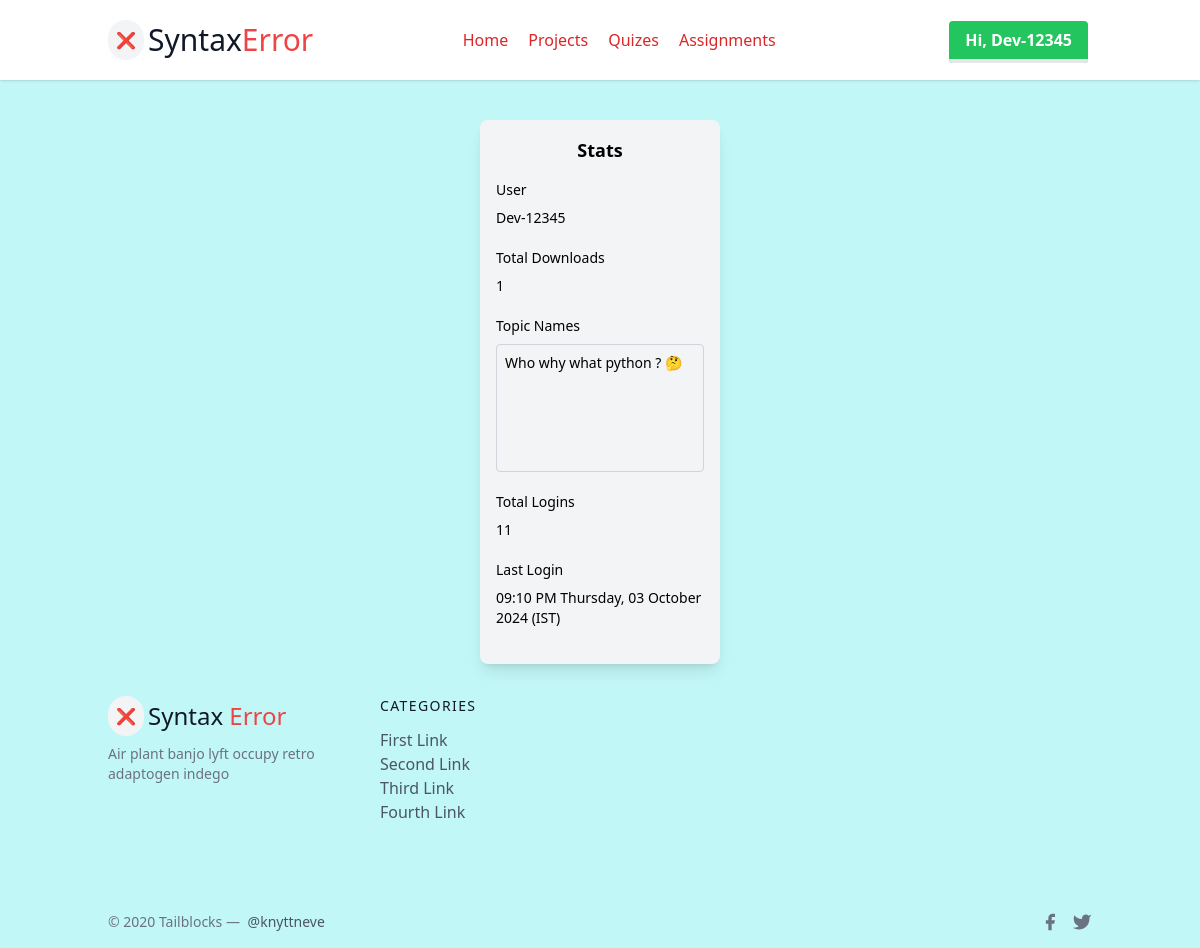
The page /view-stats/ (signed in) on the database its author committed.
### all_apps/users/models.py (models this page shows, shortened)
class Stats(models.Model):
    profile = models.OneToOneField(Profile, on_delete=models.CASCADE)  # One-to-One relationship with Profile
    total_downloads = models.IntegerField(null=True, default=0)
    topic_names = models.TextField(null=True, blank=True)
    total_logins = models.IntegerField(null=True, default=0)
    last_login = models.CharField(null=True, blank=True,max_length=200)

class Profile(models.Model):
    user = models.OneToOneField(User, on_delete=models.CASCADE)
    image = models.ImageField(upload_to='profile_images/', default='profile_images/default.jpg')
    full_name = models.CharField(max_length=20, null=True, blank=True)
    email = models.EmailField(null=True)
    bio = models.TextField(null=True, blank=True)
    phone = models.CharField(max_length=15, null=True, blank=True)
    facebook = models.CharField(max_length=500, null=True, blank=True)
    github = models.CharField(max_length=500, null=True, blank=True)
    linkedin = models.CharField(max_length=500, null=True, blank=True)
    insta = models.CharField(max_length=500, null=True, blank=True)
    twitter = models.CharField(max_length=500, null=True, blank=True)

### all_apps/users/views.py (the view)
# urls.py: path('view-stats/', view_stats, name='view-stats'),
def view_stats(request):
    stats = Stats.objects.get(profile__user=request.user)
    return render(request, 'stats.html', {'stats': stats})

### all_apps/users/templates/stats.html
{% extends "base.html" %}
{% block content %}
<div class="flex justify-center mt-10">
    <div class="bg-gray-100 w-1/5 rounded-lg shadow-lg">
        <div class="p-4">
            <h2 class="text-lg font-semibold text-center mb-4">Stats</h2>
            <div class="mb-5">
                <label class="block mb-2 text-sm font-medium text-black-900 dark:text-black">User</label>
                <p class="text-sm text-black-700">{{ stats.profile.user.username }}</p>
            </div>
            <div class="mb-5">
                <label class="block mb-2 text-sm font-medium text-black-900 dark:text-black">Total Downloads</label>
                <p class="text-sm text-black-700">{{ stats.total_downloads }}</p>
            </div>
            <div class="mb-5">
                <label class="block mb-2 text-sm font-medium text-black-900 dark:text-black">Topic Names</label>
                <div class="text-sm text-black-700 h-32 overflow-y-auto p-2 border border-gray-300 rounded">
                    {{ stats.topic_names }}
                </div>
            </div>
            <div class="mb-5">
                <label class="block mb-2 text-sm font-medium text-black-900 dark:text-black">Total Logins</label>
                <p class="text-sm text-black-700">{{ stats.total_logins }}</p>
            </div>
            <div class="mb-5">
                <label class="block mb-2 text-sm font-medium text-black-900 dark:text-black">Last Login</label>
                <p class="text-sm text-black-700">{{ stats.last_login }}</p>
            </div>
        </div>
    </div>
</div>
{% endblock content %}

### templates/base.html (shortened to what this page needs)
{% load static %}
<!doctype html>
<html>
<head>
  <script src="https://cdn.tailwindcss.com"></script>
</head>
<body style="background-color:rgb(194, 247, 247);">
<header class="text-gray-600 body-font bg-white shadow sticky w-full top-0">
  <div class="container mx-auto flex flex-wrap p-5 flex-col md:flex-row items-center">
    <a class="flex title-font font-medium items-center  text-gray-900 mb-4 md:mb-0">
      <span class="bg-gray-100 rounded-full p-2">❌</span>
      <span class="ml-1 text-2xl sm:text-xl md:text-3xl">Syntax<span class="text-red-500">Error</span></span>
    </a>
    <nav class="md:ml-auto md:mr-auto flex flex-wrap items-center text-base justify-center">
      <a href="{% url 'home' %}" class="mr-5 hover:text-gray-900 text-red-600">Home</a>
      <a href="{% url "all-projects" %}" class="mr-5 hover:text-gray-900 text-red-600">Projects</a>
      <a href="#" class="mr-5 hover:text-gray-900 text-red-600">Quizes</a>
      <a href="{% url 'all-assignment' %}" class="mr-5 hover:text-gray-900 text-red-600">Assignments</a>
    </nav>
    {% if request.user.is_authenticated %}
    <a href="{% url 'profile' %}">
      <span class="bg-green-500 m-1 hover:bg-blue-400 text-white font-bold py-2 px-4 border-b-4  hover:border-blue-500 rounded"> Hi, {{ request.user.username }} </span>
    </a>
    {% endif %}
  </div>
</header>
{% block content %}
{% endblock content %}
<footer class="text-gray-600 body-font">
  <div class="container px-5 py-8 mx-auto flex flex-wrap md:flex-nowrap flex-col sm:flex-row">
    <div class="w-64 flex-shrink-0 md:mx-0 mx-auto text-center md:text-left">
      <a class="flex title-font font-medium items-center justify-center md:justify-start text-gray-900">
        <span class="bg-gray-100 rounded-full p-2">❌</span>
        <span class="ml-1 text-2xl">Syntax <span class="text-red-500">Error</span></span>
      </a>
      <p class="mt-2 text-sm text-gray-500">Air plant banjo lyft occupy retro adaptogen indego</p>
    </div>
    <div class="flex-grow flex flex-wrap justify-center md:justify-start mt-10 md:mt-0">
      <div class="lg:w-1/4 md:w-1/2 px-4">
        <h2 class="title-font font-medium text-gray-900 tracking-widest text-sm mb-3">CATEGORIES</h2>
        <nav class="list-none mb-10">
          <li><a class="text-gray-600 hover:text-gray-800">First Link</a></li>
          <li><a class="text-gray-600 hover:text-gray-800">Second Link</a></li>
          <li><a class="text-gray-600 hover:text-gray-800">Third Link</a></li>
          <li><a class="text-gray-600 hover:text-gray-800">Fourth Link</a></li>
        </nav>
      </div>
    </div>
  </div>
  <div class="">
    <div class="container mx-auto py-4 px-5 flex flex-wrap flex-col sm:flex-row justify-between">
      <p class="text-gray-500 text-sm text-center sm:text-left">© 2020 Tailblocks —
        <a href="https://twitter.com/knyttneve" class="text-gray-600 ml-1" target="_blank">@knyttneve</a>
      </p>
      <span class="inline-flex sm:ml-auto sm:mt-0 mt-2 justify-center sm:justify-start">
        <a class="text-gray-500">
          <svg fill="currentColor" stroke-linecap="round" stroke-linejoin="round" stroke-width="2" class="w-5 h-5" viewBox="0 0 24 24">
            <path d="M18 2h-3a5 5 0 00-5 5v3H7v4h3v8h4v-8h3l1-4h-4V7a1 1 0 011-1h3z"></path>
          </svg>
        </a>
        <a class="ml-3 text-gray-500">
          <svg fill="currentColor" stroke-linecap="round" stroke-linejoin="round" stroke-width="2" class="w-5 h-5" viewBox="0 0 24 24">
            <path d="M23 3a10.9 10.9 0 01-3.14 1.53 4.48 4.48 0 00-7.86 3v1A10.66 10.66 0 013 4s-4 9 5 13a11.64 11.64 0 01-7 2c9 5 20 0 20-11.5a4.5 4.5 0 00-.08-.83A7.72 7.72 0 0023 3z"></path>
          </svg>
        </a>
      </span>
    </div>
  </div>
</footer>
</body>
</html>

### rows shown on the page
Stats: profile.user.username "Dev-12345", total_downloads "1", topic_names "Who why what python ? 🤔", total_logins "11", last_login "09:10 PM Thursday, 03 October 2024 (IST)"

### other values the page prints
{{ request.user.username }} "Dev-12345"
